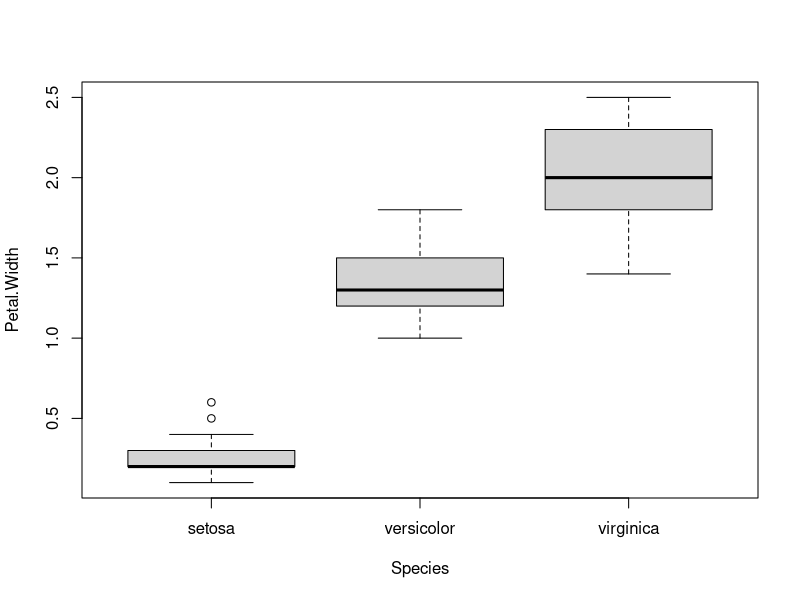

The R source for this figure:
"Postwork Sesión 5"

"DESARROLLO

El data frame iris contiene información recolectada por Anderson sobre 50 
flores de 3 especies distintas (setosa, versicolor y virginca), 
incluyendo medidas en centímetros del largo y ancho del sépalo así como de 
los pétalos."

"Estudios recientes sobre las mismas especies muestran que:"

"En promedio, el largo del sépalo de la especie setosa (Sepal.Length) 
es igual a 5.7 cm"


"En promedio, el ancho del pétalo de la especie virginica (Petal.Width) 
es menor a 2.1 cm"

"En promedio, el ancho del pétalo de la especie virginica (Petal.Width) 
es menor a 2.1 cm"

"En promedio, el largo del pétalo de la especie virgínica es 1.1 cm más
grande que el promedio del largo del pétalo de la especie versicolor."

"En promedio, no existe diferencia en el ancho del sépalo entre las 3 especies."

"Utilizando pruebas de inferencia estadística, 

concluye si existe evidencia suficiente para concluir que los datos
recolectados por Anderson están en línea con los nuevos estudios."


"Utiliza 99% de confianza para toda las pruebas, en cada caso realiza
el planteamiento de hipótesis adecuado y concluye."


df<-iris

  
"1. En promedio, el largo del sépalo de la especie setosa (Sepal.Length) 
es igual a 5.7 cm"

#Ho : sepal.length.setosa = 5.7
#Ha: sepal.length.setosa != 5.7


t.test(x = df[df$Species == "setosa", "Sepal.Length"], 
       alternative = "two.sided",
       mu = 5.7)

#p-value < 2.2e-16
#p-value < 0.01

# A un nivel de confiaza del 99% cuento con los elementos estadisticos 
#suficientes para rechazar la hipotesis nula

#El promedio del Sepal.Length de la especie setosa , es distinto a 5.7 cm


"2. En promedio, el ancho del pétalo de la especie virginica (Petal.Width) 
es menor a 2.1 cm"

#Ho: Petal.Width.virginica >= 2.1
#Ha: Petal.Width.virginica < 2.1

t.test(x = df[df$Species == "virginica", "Petal.Width"], 
       alternative = "less",
       mu = 2.1)

# p-value = 0.03132
# p-value > 0.01

# A un nivel de confianza del 99% no cuento con los elementos estadisticos
# suficientes para rechazar la hipotesis nula

# El ancho del petalo de la especie virginica es mayor o igual a 2.1 cm

"3. En promedio, el largo del pétalo de la especie virgínica es 1.1 cm más
grande que el promedio del largo del pétalo de la especie versicolor."

#Ho: Petal.Length.virginica <= petal.length.versicolor +1.1
#Ha: Petal.Length.virginica > petal.length.versicolor +1.1

#Primero analizamos si las varianzas son iguales

#Ho : Varianzas iguales
#Ha: Varianzas distintas

var.test(df[df$Species == "virginica", "Petal.Length"], 
         df[df$Species == "versicolor", "Petal.Length"], 
         ratio = 1, alternative = "two.sided")

# p-value = 0.2637
# p-value > 0.01

# A un nivel de confianza del 99% no tengo elementos estadisticos suficientes
# para rechazar la hipoteis nula , por lo que las varianzas son iguales

t.test(x = df[df$Species == "virginica", "Petal.Length"],
       y = df[df$Species == "versicolor", "Petal.Length"],
       alternative = "greater",
       mu = 1.1, var.equal = TRUE)

# p-value = 0.03202
# p-value > 0.01 No rechazo Ho

# A un nivel de confianza del 99% no cuento con los elementos estadisticos
#suficientes para rechazar Ho

# El promedio del largo del petalo de la virginica es menor o igual  1.1 cm mas
# que el promedio del largo del petalo del a versicolor


"4. En promedio, no existe diferencia en el ancho del sépalo entre las 3 especies."

#Ho: Sepal.With.setosa = Sepal.with.virginica = sepal.with= versicolor
#Ha:  Al menos una es distinta


boxplot(Petal.Width ~ Species,
        data = df)

anova <- aov(Petal.Width ~ Species,
             data = df)

summary(anova)

#Pr(>F)<2e-16
#Pr(>F) < 0.01 Rechazo Ho

#Con un nivel de confianza del 99% , tenemos los elementos estadisticos
#para rechazar Ho.

# El ancho del petalo entre las tres especies es distinto
